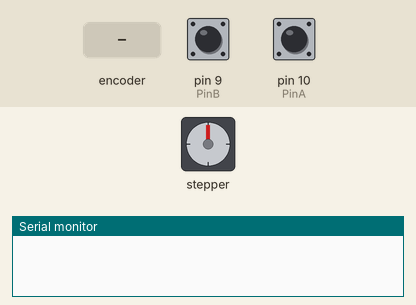
The sketch below on a simulated Arduino Uno, built with avr-gcc and run on an emulated ATmega328P. On the bench: stepper motor, the last lines printed to the serial monitor. The inputs (shaded band) are chosen by the test bench; at power-on: pin 9 (PinB) HIGH, pin 10 (PinA) HIGH. Stepper angles assume 2038 steps per turn.

Above: at 1.2 s.
1.3 s: rotary encoder on pin 10 (PinA) / pin 9 (PinB) turned 3 steps (first pin leading)
At 2.3 s:
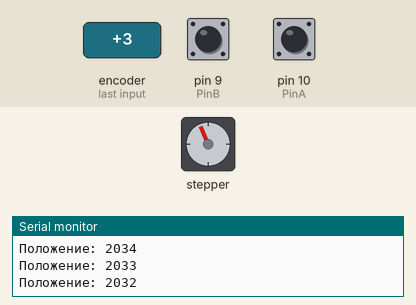
3.4 s: rotary encoder on pin 10 (PinA) / pin 9 (PinB) turned 3 steps (first pin leading)
At 5.1 s:
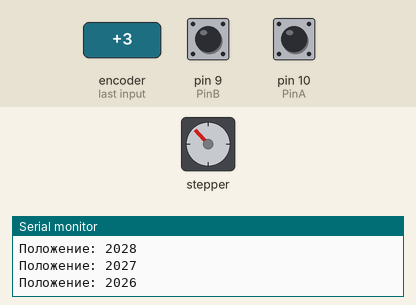
5.5 s: rotary encoder on pin 10 (PinA) / pin 9 (PinB) turned 3 steps (first pin leading)
At 6.7 s:
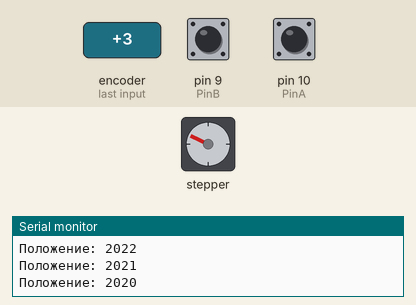
7.6 s: rotary encoder on pin 10 (PinA) / pin 9 (PinB) turned 3 steps (first pin leading)
At 8.8 s:
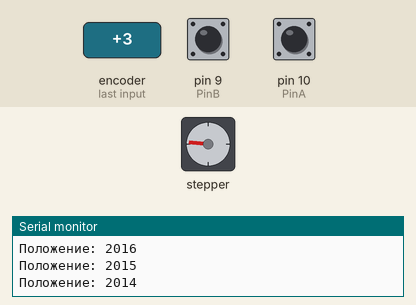
9.7 s: rotary encoder on pin 10 (PinA) / pin 9 (PinB) turned 3 steps (first pin leading)
At 11.4 s:
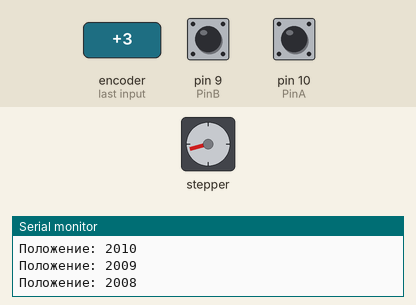
11.8 s: rotary encoder on pin 10 (PinA) / pin 9 (PinB) turned 3 steps (first pin leading)
At 12.7 s:
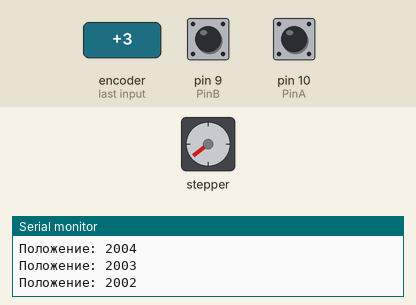
Timing chart, 0 to 14.8 s (numbered marks = the images above; inputs shaded):
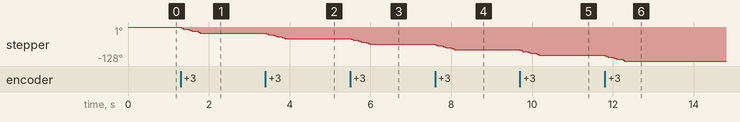

The sketch:

project.ino
```cpp
#include <Stepper.h>

const int PinA = 10;
const int PinB = 9;

// Убедитесь, что физически подключили к плате ULN2003: IN1->8, IN2->6, IN3->7, IN4->5
// (Тут средние пины 6 и 7 уже переставлены местами для правильной фазировки)
Stepper stepper(2038, 8, 7, 6, 5);

int counter = 0;

// Функция для чтения инкрементального энкодера
int Enc(int pinA, int pinB) {
  static int lastStateA = HIGH;
  int currentStateA = digitalRead(pinA);
  int result = 0;

  if (currentStateA != lastStateA) {
    if (digitalRead(pinB) == currentStateA) {
      result = 1;  // Поворот вправо
    } else {
      result = -1; // Поворот влево
    }
  }

  lastStateA = currentStateA;
  return result;
}

void setup() {
  Serial.begin(9600);

  // ОБЯЗАТЕЛЬНО настраиваем пины энкодера на вход с подтяжкой INPUT_PULLUP
  pinMode(PinA, INPUT_PULLUP);
  pinMode(PinB, INPUT_PULLUP);

  stepper.setSpeed(12); // Максимальная скорость для 28BYJ-48
}

void loop() {
  int change = Enc(PinA, PinB);

  if (change != 0) {
    counter += change;

    // Ограничиваем счетчик в пределах одного оборота (от 0 до 2037)
    if (counter >= 2038) counter = 0;
    if (counter < 0) counter = 2037;

    Serial.print("Положение: ");
    Serial.println(counter);

    // ВАЖНО: Делаем небольшое число шагов (например, 20),
    // чтобы мотор успевал крутиться, но не блокировал энкодер слишком надолго
    stepper.step(change * 20);
  }
}
```

Measured:
- after the input at 1.3 s, stepper: turns 22° counter-clockwise in 0.49 s, starting at once
- after the input at 3.4 s, stepper: turns 21° counter-clockwise in 0.49 s, starting at once
- after the input at 5.5 s, stepper: turns 21° counter-clockwise in 0.49 s, starting at once
- after the input at 7.6 s, stepper: turns 21° counter-clockwise in 0.47 s, starting at once
- after the input at 9.7 s, stepper: turns 21° counter-clockwise in 0.47 s, starting at once
- after the input at 11.8 s, stepper: turns 22° counter-clockwise in 0.49 s, starting at once
